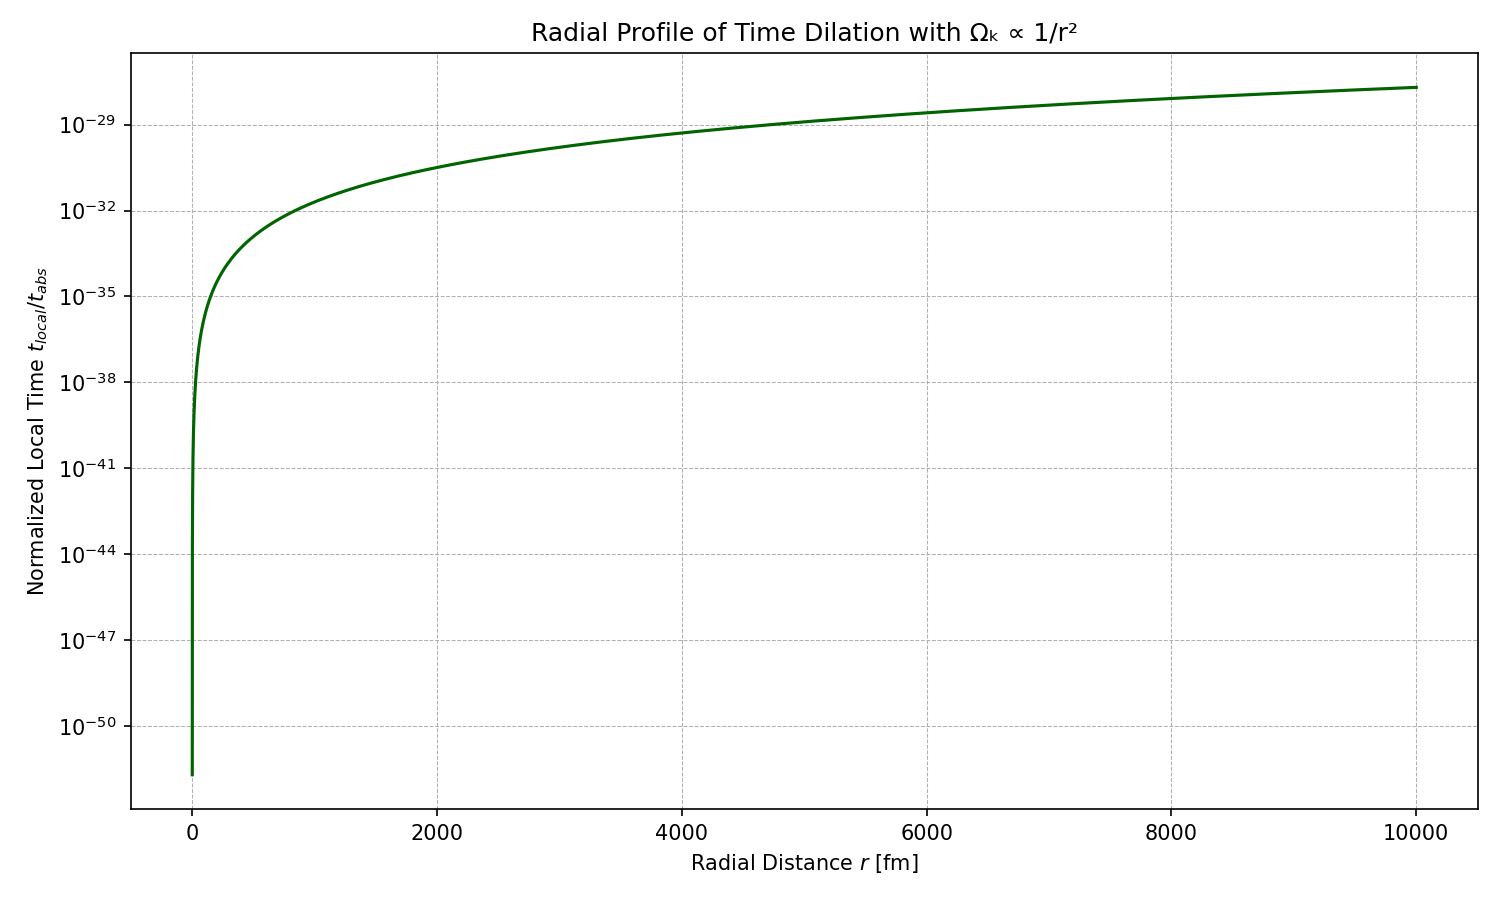

Here is the Python script that generated this plot:
import os
import re
from datetime import datetime
import matplotlib
matplotlib.use('TkAgg')  # Ensure it uses Tkinter backend
import matplotlib.pyplot as plt
import numpy as np
from matplotlib import cm
omega0 = 2e6
alpha = 1e-8
I = 1e-20
t_abs = 1

# Femtometer-scale grid
r_zoom_fm = np.linspace(1e-17, 1e-14, 500)
Omega_k_r_zoom_fm = 1e6 / r_zoom_fm**2
t_local_r_zoom_fm = t_abs / (1 + 0.5 * alpha * I * Omega_k_r_zoom_fm**2)
# Double-check that t_local has valid values up to 1
# and replot if needed using a larger range and ensuring smooth transition

# Expand the slice range further in case the threshold was too tight
extended_threshold_index = np.argmax(t_local_r_zoom_fm > 0.999)

# Fallback: if no values exceed threshold, take a portion that shows clear variation
if extended_threshold_index == 0:
    extended_threshold_index = 200  # manual cutoff

# Slice arrays for plotting
r_focus = r_zoom_fm[:extended_threshold_index + 1]
t_focus = t_local_r_zoom_fm[:extended_threshold_index + 1]

r_wide = np.logspace(-17, -11, 1000)  # From 10^-17 to 10^-11 meters
Omega_k_wide = 1e6 / r_wide**2
t_local_wide = 1 / (1 + 0.5 * alpha * I * Omega_k_wide**2)

# Plot with log scale and expanded radius
plt.figure(figsize=(10, 6))
plt.plot(r_wide * 1e15, t_local_wide, color='darkgreen')
plt.title("Radial Profile of Time Dilation with Ωₖ ∝ 1/r²")
plt.xlabel("Radial Distance $r$ [fm]")
plt.ylabel("Normalized Local Time $t_{local} / t_{abs}$")
plt.yscale('log')
plt.grid(True, which='both', linestyle='--', linewidth=0.5)
plt.tight_layout()
import os
script_name = os.path.splitext(os.path.basename(__file__))[0]
filename = f"{script_name}.png"
plt.savefig(filename, dpi=150)  # Save image with high resolution
plt.show()

# Plot with log scale and expanded radius
plt.figure(figsize=(10, 6))
plt.plot(r_wide * 1e15, t_local_wide, color='darkgreen')
plt.title("Radiaal profiel van tijdsdilatatie met Ωₖ ∝ 1/r²")
plt.xlabel("Radiale afstand $r$ [fm]")
plt.ylabel("Genormaliseerde lokale tijd $t_{lokaal} / t_{abs}$")
plt.yscale('log')
plt.grid(True, which='both', linestyle='--', linewidth=0.5)
plt.tight_layout()
import os
script_name = os.path.splitext(os.path.basename(__file__))[0]
filename = f"{script_name}_nl.png"
plt.savefig(filename, dpi=150)  # Save image with high resolution
plt.show()
